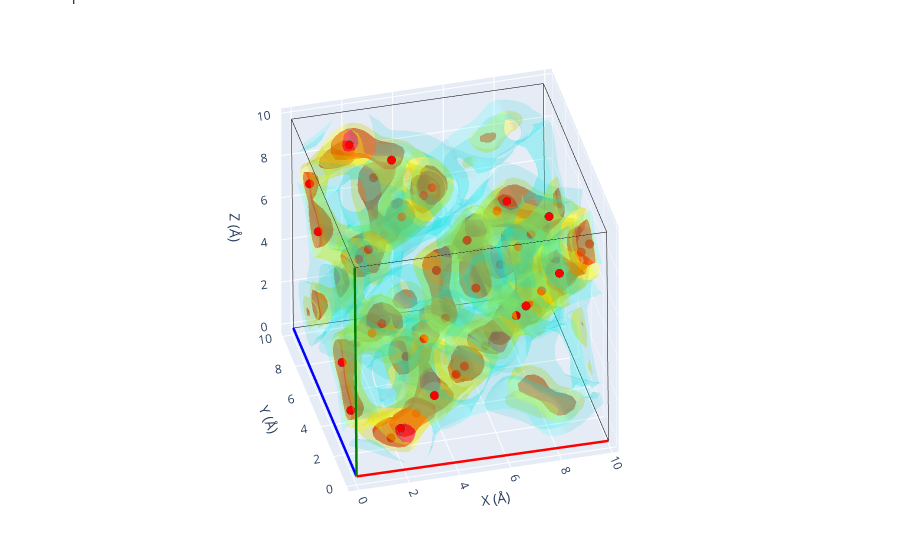

This figure's notebook cell:
### Markdown cell above
## Comparison with the expected sites

The bundled reference structure `src/gemdat/data/argyrodite.cif` (loaded with
`load_known_material('argyrodite')`) lists the 48 ideal lithium (48*h*) sites. Overlaying
them on the folded density shows how well the simulated density reproduces the known
lithium sublattice.

### Code cell
from pymatgen.core import Structure

from gemdat.io import load_known_material

# The bundled argyrodite reference (F-43m) only lists the 48 Li (48h) sites.
# Place them in the folded volume's lattice so they share its coordinate frame.
reference = load_known_material('argyrodite')
expected_sites = Structure(
    lattice=folded_vol.lattice,
    species=[site.specie for site in reference],
    coords=[site.frac_coords for site in reference],
)

folded_vol.plot_3d(structure=expected_sites)

### Figure 1 — Plotly figure (JSON) as saved in the notebook; plotly's stock layout.template omitted (floating-point values rounded to 4 significant figures; data arrays with more than 128 entries replaced by an {"elided": "..."} marker saying what was removed)
{"data": [{"line": {"color": "red", "width": 5}, "mode": "lines", "showlegend": false, "type": "scatter3d", "x": [0, 9.937], "y": [0, 0.003104], "z": [0, -0.07366]}, {"line": {"color": "blue", "width": 5}, "mode": "lines", "showlegend": false, "type": "scatter3d", "x": [0, 0.005318], "y": [0, 9.919], "z": [0, -0.02126]}, {"line": {"color": "green", "width": 5}, "mode": "lines", "showlegend": false, "type": "scatter3d", "x": [0, -0.07517], "y": [0, -0.01577], "z": [0, 9.916]}, {"line": {"color": "black", "width": 1}, "mode": "lines", "showlegend": false, "type": "scatter3d", "x": [9.937, 9.942], "y": [0.003104, 9.923], "z": [-0.07366, -0.09492]}, {"line": {"color": "black", "width": 1}, "mode": "lines", "showlegend": false, "type": "scatter3d", "x": [9.937, 9.861], "y": [0.003104, -0.01266], "z": [-0.07366, 9.842]}, {"line": {"color": "black", "width": 1}, "mode": "lines", "showlegend": false, "type": "scatter3d", "x": [0.005318, 9.942], "y": [9.919, 9.923], "z": [-0.02126, -0.09492]}, {"line": {"color": "black", "width": 1}, "mode": "lines", "showlegend": false, "type": "scatter3d", "x": [0.005318, -0.06986], "y": [9.919, 9.904], "z": [-0.02126, 9.895]}, {"line": {"color": "black", "width": 1}, "mode": "lines", "showlegend": false, "type": "scatter3d", "x": [-0.07517, 9.861], "y": [-0.01577, -0.01266], "z": [9.916, 9.842]}, {"line": {"color": "black", "width": 1}, "mode": "lines", "showlegend": false, "type": "scatter3d", "x": [-0.07517, -0.06986], "y": [-0.01577, 9.904], "z": [9.916, 9.895]}, {"line": {"color": "black", "width": 1}, "mode": "lines", "showlegend": false, "type": "scatter3d", "x": [9.867, -0.06986], "y": [9.907, 9.904], "z": [9.821, 9.895]}, {"line": {"color": "black", "width": 1}, "mode": "lines", "showlegend": false, "type": "scatter3d", "x": [9.867, 9.861], "y": [9.907, -0.01266], "z": [9.821, 9.842]}, {"line": {"color": "black", "width": 1}, "mode": "lines", "showlegend": false, "type": "scatter3d", "x": [9.867, 9.942], "y": [9.907, 9.923], "z": [9.821, -0.09492]}, {"color": "red", "i": {"elided": "7396 int values"}, "j": {"elided": "7396 int values"}, "k": {"elided": "7396 int values"}, "name": "isoval=434.5", "opacity": 0.6, "showlegend": false, "type": "mesh3d", "x": {"elided": "4027 float values"}, "y": {"elided": "4027 float values"}, "z": {"elided": "4027 float values"}}, {"color": "yellow", "i": {"elided": "15224 int values"}, "j": {"elided": "15224 int values"}, "k": {"elided": "15224 int values"}, "name": "isoval=173.8", "opacity": 0.3, "showlegend": false, "type": "mesh3d", "x": {"elided": "8020 float values"}, "y": {"elided": "8020 float values"}, "z": {"elided": "8020 float values"}}, {"color": "cyan", "i": {"elided": "19034 int values"}, "j": {"elided": "19034 int values"}, "k": {"elided": "19034 int values"}, "name": "isoval=12.166", "opacity": 0.15, "showlegend": false, "type": "mesh3d", "x": {"elided": "10091 float values"}, "y": {"elided": "10091 float values"}, "z": {"elided": "10091 float values"}}, {"line": {"color": "red", "width": 5}, "mode": "lines", "showlegend": false, "type": "scatter3d", "x": [0, 9.937], "y": [0, 0.003104], "z": [0, -0.07366]}, {"line": {"color": "blue", "width": 5}, "mode": "lines", "showlegend": false, "type": "scatter3d", "x": [0, 0.005318], "y": [0, 9.919], "z": [0, -0.02126]}, {"line": {"color": "green", "width": 5}, "mode": "lines", "showlegend": false, "type": "scatter3d", "x": [0, -0.07517], "y": [0, -0.01577], "z": [0, 9.916]}, {"line": {"color": "black", "width": 1}, "mode": "lines", "showlegend": false, "type": "scatter3d", "x": [9.937, 9.942], "y": [0.003104, 9.923], "z": [-0.07366, -0.09492]}, {"line": {"color": "black", "width": 1}, "mode": "lines", "showlegend": false, "type": "scatter3d", "x": [9.937, 9.861], "y": [0.003104, -0.01266], "z": [-0.07366, 9.842]}, {"line": {"color": "black", "width": 1}, "mode": "lines", "showlegend": false, "type": "scatter3d", "x": [0.005318, 9.942], "y": [9.919, 9.923], "z": [-0.02126, -0.09492]}, {"line": {"color": "black", "width": 1}, "mode": "lines", "showlegend": false, "type": "scatter3d", "x": [0.005318, -0.06986], "y": [9.919, 9.904], "z": [-0.02126, 9.895]}, {"line": {"color": "black", "width": 1}, "mode": "lines", "showlegend": false, "type": "scatter3d", "x": [-0.07517, 9.861], "y": [-0.01577, -0.01266], "z": [9.916, 9.842]}, {"line": {"color": "black", "width": 1}, "mode": "lines", "showlegend": false, "type": "scatter3d", "x": [-0.07517, -0.06986], "y": [-0.01577, 9.904], "z": [9.916, 9.895]}, {"line": {"color": "black", "width": 1}, "mode": "lines", "showlegend": false, "type": "scatter3d", "x": [9.867, -0.06986], "y": [9.907, 9.904], "z": [9.821, 9.895]}, {"line": {"color": "black", "width": 1}, "mode": "lines", "showlegend": false, "type": "scatter3d", "x": [9.867, 9.861], "y": [9.907, -0.01266], "z": [9.821, 9.842]}, {"line": {"color": "black", "width": 1}, "mode": "lines", "showlegend": false, "type": "scatter3d", "x": [9.867, 9.942], "y": [9.907, 9.923], "z": [9.821, -0.09492]}, {"marker": {"color": ["rgb(255, 0, 0)"], "line": {"width": 2.5}, "size": 5}, "mode": "markers", "name": "Li", "showlegend": false, "type": "scatter3d", "x": [1.818], "y": [1.815], "z": [0.2206]}, {"marker": {"color": ["rgb(255, 0, 0)"], "line": {"width": 2.5}, "size": 5}, "mode": "markers", "name": "Li", "showlegend": false, "type": "scatter3d", "x": [1.783], "y": [6.767], "z": [5.168]}, {"marker": {"color": ["rgb(255, 0, 0)"], "line": {"width": 2.5}, "size": 5}, "mode": "markers", "name": "Li", "showlegend": false, "type": "scatter3d", "x": [6.748], "y": [1.809], "z": [5.142]}, {"marker": {"color": ["rgb(255, 0, 0)"], "line": {"width": 2.5}, "size": 5}, "mode": "markers", "name": "Li", "showlegend": false, "type": "scatter3d", "x": [6.789], "y": [6.777], "z": [0.1732]}, {"marker": {"color": ["rgb(255, 0, 0)"], "line": {"width": 2.5}, "size": 5}, "mode": "markers", "name": "Li", "showlegend": false, "type": "scatter3d", "x": [9.638], "y": [1.805], "z": [8.026]}, {"marker": {"color": ["rgb(255, 0, 0)"], "line": {"width": 2.5}, "size": 5}, "mode": "markers", "name": "Li", "showlegend": false, "type": "scatter3d", "x": [9.678], "y": [6.773], "z": [3.057]}, {"marker": {"color": ["rgb(255, 0, 0)"], "line": {"width": 2.5}, "size": 5}, "mode": "markers", "name": "Li", "showlegend": false, "type": "scatter3d", "x": [4.707], "y": [1.812], "z": [3.104]}, {"marker": {"color": ["rgb(255, 0, 0)"], "line": {"width": 2.5}, "size": 5}, "mode": "markers", "name": "Li", "showlegend": false, "type": "scatter3d", "x": [4.672], "y": [6.764], "z": [8.052]}, {"marker": {"color": ["rgb(255, 0, 0)"], "line": {"width": 2.5}, "size": 5}, "mode": "markers", "name": "Li", "showlegend": false, "type": "scatter3d", "x": [8.057], "y": [0.2277], "z": [8.041]}, {"marker": {"color": ["rgb(255, 0, 0)"], "line": {"width": 2.5}, "size": 5}, "mode": "markers", "name": "Li", "showlegend": false, "type": "scatter3d", "x": [8.097], "y": [5.195], "z": [3.072]}, {"marker": {"color": ["rgb(255, 0, 0)"], "line": {"width": 2.5}, "size": 5}, "mode": "markers", "name": "Li", "showlegend": false, "type": "scatter3d", "x": [3.126], "y": [0.2341], "z": [3.12]}, {"marker": {"color": ["rgb(255, 0, 0)"], "line": {"width": 2.5}, "size": 5}, "mode": "markers", "name": "Li", "showlegend": false, "type": "scatter3d", "x": [3.091], "y": [5.186], "z": [8.067]}, {"marker": {"color": ["rgb(255, 0, 0)"], "line": {"width": 2.5}, "size": 5}, "mode": "markers", "name": "Li", "showlegend": false, "type": "scatter3d", "x": [8.046], "y": [1.802], "z": [9.614]}, {"marker": {"color": ["rgb(255, 0, 0)"], "line": {"width": 2.5}, "size": 5}, "mode": "markers", "name": "Li", "showlegend": false, "type": "scatter3d", "x": [8.086], "y": [6.77], "z": [4.645]}, {"marker": {"color": ["rgb(255, 0, 0)"], "line": {"width": 2.5}, "size": 5}, "mode": "markers", "name": "Li", "showlegend": false, "type": "scatter3d", "x": [3.115], "y": [1.809], "z": [4.693]}, {"marker": {"color": ["rgb(255, 0, 0)"], "line": {"width": 2.5}, "size": 5}, "mode": "markers", "name": "Li", "showlegend": false, "type": "scatter3d", "x": [3.08], "y": [6.761], "z": [9.64]}, {"marker": {"color": ["rgb(255, 0, 0)"], "line": {"width": 2.5}, "size": 5}, "mode": "markers", "name": "Li", "showlegend": false, "type": "scatter3d", "x": [1.762], "y": [9.669], "z": [8.067]}, {"marker": {"color": ["rgb(255, 0, 0)"], "line": {"width": 2.5}, "size": 5}, "mode": "markers", "name": "Li", "showlegend": false, "type": "scatter3d", "x": [1.797], "y": [4.717], "z": [3.12]}, {"marker": {"color": ["rgb(255, 0, 0)"], "line": {"width": 2.5}, "size": 5}, "mode": "markers", "name": "Li", "showlegend": false, "type": "scatter3d", "x": [6.768], "y": [9.678], "z": [3.072]}, {"marker": {"color": ["rgb(255, 0, 0)"], "line": {"width": 2.5}, "size": 5}, "mode": "markers", "name": "Li", "showlegend": false, "type": "scatter3d", "x": [6.728], "y": [4.711], "z": [8.041]}, {"marker": {"color": ["rgb(255, 0, 0)"], "line": {"width": 2.5}, "size": 5}, "mode": "markers", "name": "Li", "showlegend": false, "type": "scatter3d", "x": [0.1814], "y": [8.091], "z": [8.082]}, {"marker": {"color": ["rgb(255, 0, 0)"], "line": {"width": 2.5}, "size": 5}, "mode": "markers", "name": "Li", "showlegend": false, "type": "scatter3d", "x": [0.2163], "y": [3.14], "z": [3.135]}, {"marker": {"color": ["rgb(255, 0, 0)"], "line": {"width": 2.5}, "size": 5}, "mode": "markers", "name": "Li", "showlegend": false, "type": "scatter3d", "x": [5.187], "y": [8.101], "z": [3.087]}, {"marker": {"color": ["rgb(255, 0, 0)"], "line": {"width": 2.5}, "size": 5}, "mode": "markers", "name": "Li", "showlegend": false, "type": "scatter3d", "x": [5.147], "y": [3.133], "z": [8.056]}, {"marker": {"color": ["rgb(255, 0, 0)"], "line": {"width": 2.5}, "size": 5}, "mode": "markers", "name": "Li", "showlegend": false, "type": "scatter3d", "x": [1.749], "y": [8.089], "z": [9.647]}, {"marker": {"color": ["rgb(255, 0, 0)"], "line": {"width": 2.5}, "size": 5}, "mode": "markers", "name": "Li", "showlegend": false, "type": "scatter3d", "x": [1.784], "y": [3.138], "z": [4.7]}, {"marker": {"color": ["rgb(255, 0, 0)"], "line": {"width": 2.5}, "size": 5}, "mode": "markers", "name": "Li", "showlegend": false, "type": "scatter3d", "x": [6.755], "y": [8.099], "z": [4.652]}, {"marker": {"color": ["rgb(255, 0, 0)"], "line": {"width": 2.5}, "size": 5}, "mode": "markers", "name": "Li", "showlegend": false, "type": "scatter3d", "x": [6.715], "y": [3.131], "z": [9.621]}, {"marker": {"color": ["rgb(255, 0, 0)"], "line": {"width": 2.5}, "size": 5}, "mode": "markers", "name": "Li", "showlegend": false, "type": "scatter3d", "x": [1.805], "y": [0.2357], "z": [1.801]}, {"marker": {"color": ["rgb(255, 0, 0)"], "line": {"width": 2.5}, "size": 5}, "mode": "markers", "name": "Li", "showlegend": false, "type": "scatter3d", "x": [1.77], "y": [5.188], "z": [6.748]}, {"marker": {"color": ["rgb(255, 0, 0)"], "line": {"width": 2.5}, "size": 5}, "mode": "markers", "name": "Li", "showlegend": false, "type": "scatter3d", "x": [6.735], "y": [0.2294], "z": [6.722]}, {"marker": {"color": ["rgb(255, 0, 0)"], "line": {"width": 2.5}, "size": 5}, "mode": "markers", "name": "Li", "showlegend": false, "type": "scatter3d", "x": [6.776], "y": [5.197], "z": [1.753]}, {"marker": {"color": ["rgb(255, 0, 0)"], "line": {"width": 2.5}, "size": 5}, "mode": "markers", "name": "Li", "showlegend": false, "type": "scatter3d", "x": [0.2257], "y": [1.812], "z": [1.809]}, {"marker": {"color": ["rgb(255, 0, 0)"], "line": {"width": 2.5}, "size": 5}, "mode": "markers", "name": "Li", "showlegend": false, "type": "scatter3d", "x": [0.1908], "y": [6.764], "z": [6.756]}, {"marker": {"color": ["rgb(255, 0, 0)"], "line": {"width": 2.5}, "size": 5}, "mode": "markers", "name": "Li", "showlegend": false, "type": "scatter3d", "x": [5.156], "y": [1.806], "z": [6.73]}, {"marker": {"color": ["rgb(255, 0, 0)"], "line": {"width": 2.5}, "size": 5}, "mode": "markers", "name": "Li", "showlegend": false, "type": "scatter3d", "x": [5.197], "y": [6.774], "z": [1.762]}, {"marker": {"color": ["rgb(255, 0, 0)"], "line": {"width": 2.5}, "size": 5}, "mode": "markers", "name": "Li", "showlegend": false, "type": "scatter3d", "x": [9.689], "y": [8.104], "z": [1.725]}, {"marker": {"color": ["rgb(255, 0, 0)"], "line": {"width": 2.5}, "size": 5}, "mode": "markers", "name": "Li", "showlegend": false, "type": "scatter3d", "x": [9.648], "y": [3.137], "z": [6.694]}, {"marker": {"color": ["rgb(255, 0, 0)"], "line": {"width": 2.5}, "size": 5}, "mode": "markers", "name": "Li", "showlegend": false, "type": "scatter3d", "x": [4.683], "y": [8.095], "z": [6.72]}, {"marker": {"color": ["rgb(255, 0, 0)"], "line": {"width": 2.5}, "size": 5}, "mode": "markers", "name": "Li", "showlegend": false, "type": "scatter3d", "x": [4.718], "y": [3.143], "z": [1.773]}, {"marker": {"color": ["rgb(255, 0, 0)"], "line": {"width": 2.5}, "size": 5}, "mode": "markers", "name": "Li", "showlegend": false, "type": "scatter3d", "x": [8.11], "y": [9.681], "z": [1.734]}, {"marker": {"color": ["rgb(255, 0, 0)"], "line": {"width": 2.5}, "size": 5}, "mode": "markers", "name": "Li", "showlegend": false, "type": "scatter3d", "x": [8.069], "y": [4.713], "z": [6.702]}, {"marker": {"color": ["rgb(255, 0, 0)"], "line": {"width": 2.5}, "size": 5}, "mode": "markers", "name": "Li", "showlegend": false, "type": "scatter3d", "x": [3.104], "y": [9.672], "z": [6.729]}, {"marker": {"color": ["rgb(255, 0, 0)"], "line": {"width": 2.5}, "size": 5}, "mode": "markers", "name": "Li", "showlegend": false, "type": "scatter3d", "x": [3.139], "y": [4.72], "z": [1.781]}, {"marker": {"color": ["rgb(255, 0, 0)"], "line": {"width": 2.5}, "size": 5}, "mode": "markers", "name": "Li", "showlegend": false, "type": "scatter3d", "x": [8.121], "y": [8.106], "z": [0.1604]}, {"marker": {"color": ["rgb(255, 0, 0)"], "line": {"width": 2.5}, "size": 5}, "mode": "markers", "name": "Li", "showlegend": false, "type": "scatter3d", "x": [8.08], "y": [3.139], "z": [5.129]}, {"marker": {"color": ["rgb(255, 0, 0)"], "line": {"width": 2.5}, "size": 5}, "mode": "markers", "name": "Li", "showlegend": false, "type": "scatter3d", "x": [3.115], "y": [8.097], "z": [5.155]}, {"marker": {"color": ["rgb(255, 0, 0)"], "line": {"width": 2.5}, "size": 5}, "mode": "markers", "name": "Li", "showlegend": false, "type": "scatter3d", "x": [3.15], "y": [3.145], "z": [0.2079]}], "layout": {"legend": {"orientation": "h", "x": 0, "xanchor": "left", "y": -0.1, "yanchor": "bottom"}, "margin": {"b": 0, "l": 0, "r": 0, "t": 0}, "scene": {"aspectmode": "manual", "aspectratio": {"x": 0.9937, "y": 0.9919, "z": 0.9916}, "camera": {"eye": {"x": -0.4968, "y": -1.984, "z": 1.487}, "projection": {"type": "orthographic"}}, "xaxis": {"title": {"text": "X (Å)"}}, "yaxis": {"title": {"text": "Y (Å)"}}, "zaxis": {"title": {"text": "Z (Å)"}}}, "showlegend": true, "title": {"text": "3D plot"}}}
